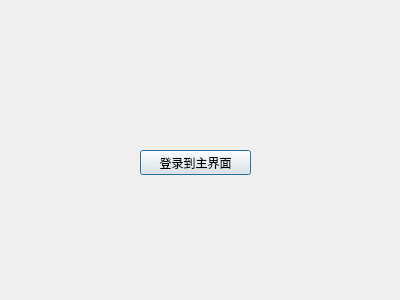
<?xml version="1.0" encoding="UTF-8"?>
<ui version="4.0">
 <class>LoginDialog</class>
 <widget class="QDialog" name="LoginDialog">
  <property name="geometry">
   <rect>
    <x>0</x>
    <y>0</y>
    <width>400</width>
    <height>300</height>
   </rect>
  </property>
  <property name="windowTitle">
   <string>Dialog</string>
  </property>
  <widget class="QPushButton" name="pushButton">
   <property name="geometry">
    <rect>
     <x>140</x>
     <y>150</y>
     <width>111</width>
     <height>25</height>
    </rect>
   </property>
   <property name="text">
    <string>登录到主界面</string>
   </property>
  </widget>
 </widget>
 <resources/>
 <connections>
  <connection>
   <sender>pushButton</sender>
   <signal>clicked()</signal>
   <receiver>LoginDialog</receiver>
   <slot>accept()</slot>
   <hints>
    <hint type="sourcelabel">
     <x>165</x>
     <y>155</y>
    </hint>
    <hint type="destinationlabel">
     <x>267</x>
     <y>84</y>
    </hint>
   </hints>
  </connection>
 </connections>
</ui>
